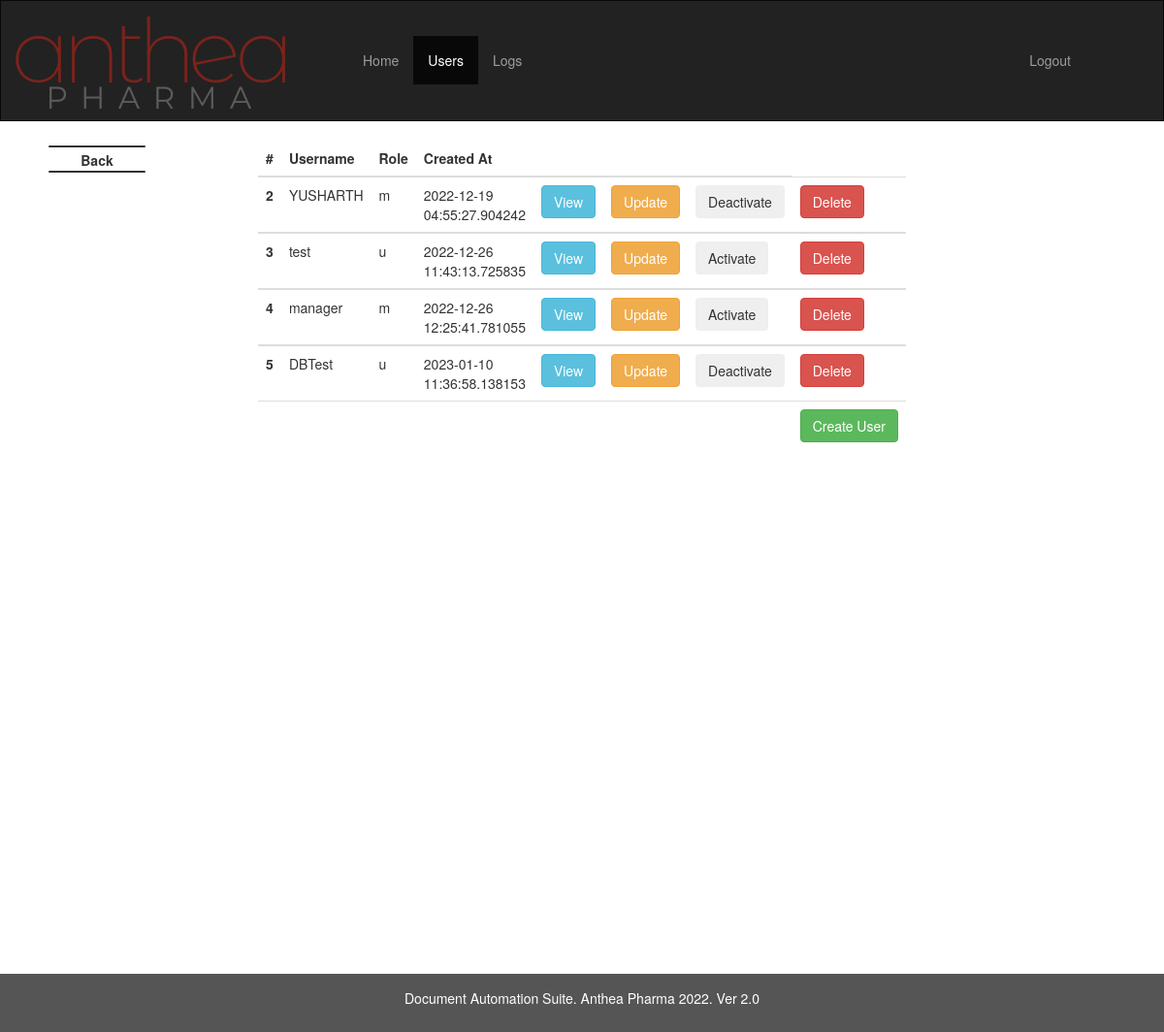
Before: /data (signed in) with the older database file.
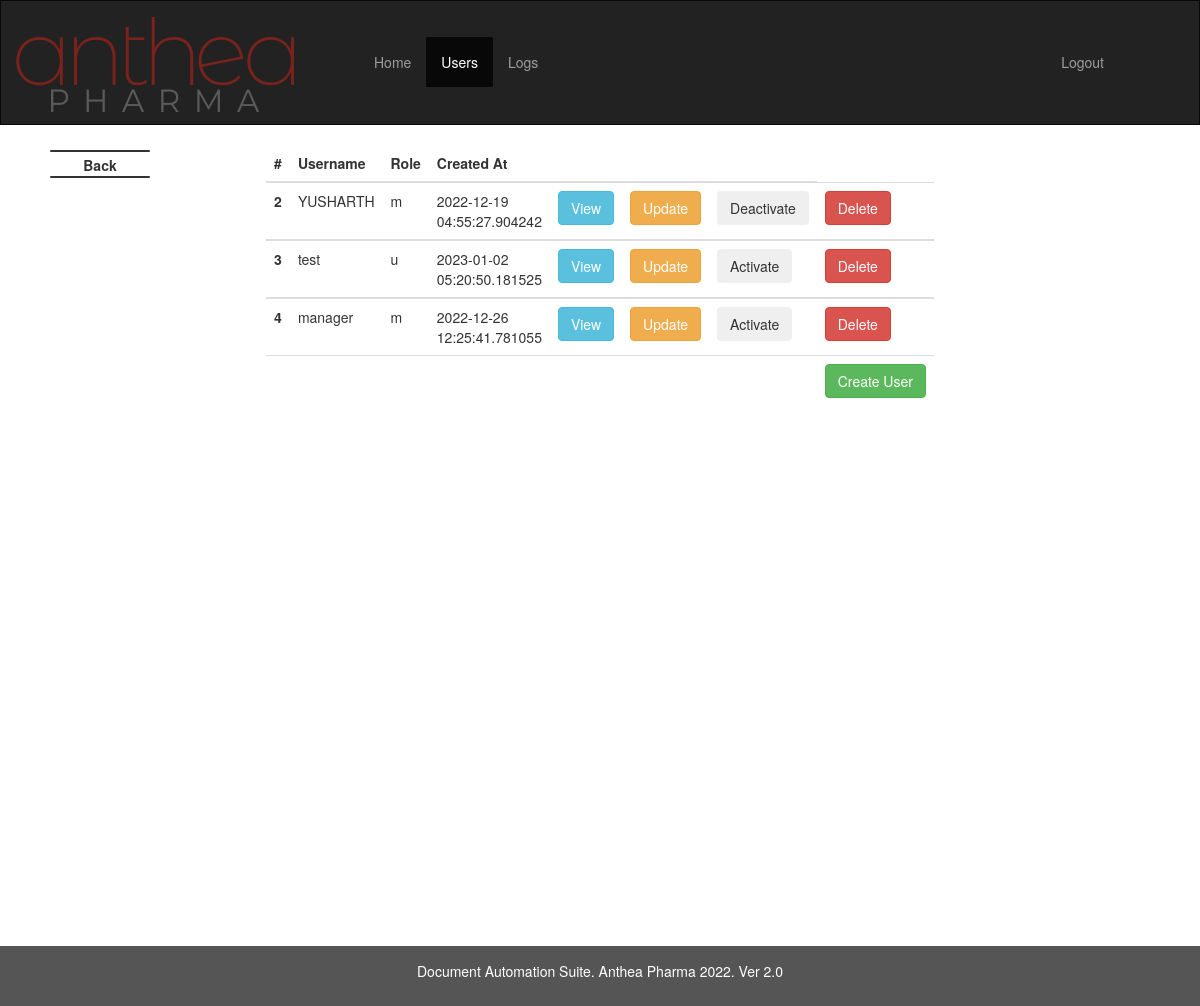
After: the same page with the newer database file.
### imp_calc/models.py (models this page shows, shortened)
class User(db.Model, UserMixin):
    id = db.Column(db.Integer(),primary_key = True)
    is_activate = db.Column(db.Boolean, default=True)
    username = db.Column(db.String(length=12),nullable = False, unique = True)
    role = db.Column(db.String(length=1),nullable=False)
    password_hash = db.Column(db.String(length=60),nullable = False)
    created_at = db.Column(db.DateTime, nullable = False, default= datetime.utcnow)
    logs = relationship("Logs", backref="UserLogs")
    @property
    def is_active(self):
        return self.is_activate
    @property
    def password(self):
        return self.password

### imp_calc/routes.py (the view)
@app.route('/data')
def RetrieveDataList():
    if current_user.role =='a' or current_user.role =='m':
        if current_user.role == 'a':
            users = User.query.all()
        elif current_user.role == 'm':
            users = User.query.filter(User.role.in_(['u', 'm']))
    else:
        flash(f"Please login as admin or manager to see UserManagement Section", category='danger')
        return redirect(url_for('index'))
    return render_template('datalist.html', users = users)

### imp_calc/models.py (called while the page is built)
@login_manager.user_loader
def load_user(user_id):
    return User.query.get(int(user_id))

### imp_calc/templates/datalist.html (shortened to what this page needs)
{% extends 'admin.html' %}
{% block main %}
<table class="table">
  <thead>
    <tr>
      <th scope="col">#</th>
      <th scope="col">Username</th>
      <th scope="col">Role</th>
      <th scope="col">Created At</th>
      <th scope="col"></th>
      <th scope="col"></th>
      <th scope="col"></th>
    </tr>
  </thead>
  {% for user in users %}
  {% if user.id != current_user.id %}
  <tbody>
    <tr>
      <th scope="row">{{user.id}}</th>
      <td>{{user.username}}</td>
      <td>{{user.role}}</td>
      <td>{{user.created_at}}</td>
      <td><a href="data/{{user.id}}" class="btn btn-info" tabindex="1" role="button">View</b></a></td>
      <td><a href="data/{{user.id}}/update" class="btn btn-warning" tabindex="1" role="button">Update</a></td>
      <td>
      <form action="{{url_for('deactivate', user_id=user.id)}}" method="post">
      <button type="button" class="btn btn-outline-secondary" data-toggle="modal" data-target="#statusModal{{user.username}}">
      {% if user.is_activate %}Deactivate{% else %}Activate{% endif %}
      </button>
      </form>
      </td>
      <td><button type="button" class="btn btn-danger" data-toggle="modal" data-target="#exampleModalCenter{{user.username}}">Delete</button>
      </td>
    </tr>
{% endif %}
{% endfor %}
    <tr>
      <td></td>
      <td></td>
      <td></td>
      <td></td>
      <td></td>
      <td></td>
      <td></td>
      <td><a href="{{url_for('register_page')}}" class="btn btn-success" role="button">Create User</a>
</td>
    </tr>
  </tbody>
</table>
<br>
<br>
<br>
<br>
<br>
<br>
<br>
<br>
<br>
<br>
<br>
<br>
<br>
<br>
<br>
<br>
<br>
<br>
<br>
<br>
<br>
<br>
<br>
<br>
<br>
<br>
{% endblock %}

### imp_calc/templates/admin.html (shortened to what this page needs)
{% extends 'base.html' %}
{% block nav %}
<div class="container-fluid">
  <div class="navbar-header">
    <a class="navbar-brand" href="/"><img src="{{ url_for('static', filename='img/logo.png') }}"></a>
  </div>
  <div class="collapse navbar-collapse" id="myNavbar">
    <ul class="nav navbar-nav">
      <li class="nav-item"><a href="/">Home</a></li>
      {% if current_user.role !='u' %}
      <li class="nav-item"><a href="{{ url_for('RetrieveDataList') }}">Users</a></li>
      {% endif %}
      <li class="nav-item"><a href="{{ url_for('RetrieveLogsList') }}">Logs</a></li>
   </ul>
    <ul class="nav navbar-nav navbar-right">
      {% if current_user.is_authenticated %}
      <li class="nav-item"><a href="{{ url_for('logout_page') }}">Logout</a></li>
      {% else %}
      <li class="nav-item"><a href="/">Login</a></li>
      {% endif %}
    </ul>
  </div>
</div>
<div class="backBtn">
      <span class="line tLine"></span>
      <span onclick="window.history.go(-1)" class="label" style="
  position: absolute;
  left: 0px;
  top: 5px;
  width: 100%;
  text-align: center;
  transition: all 0.4s ease;
  font-size: 1em;
  color: #333;
">Back</span>
      <span class="line bLine"></span>
  </div>
{% endblock %}

### imp_calc/templates/base.html (shortened to what this page needs)
<!DOCTYPE html>
<html lang="en">
<head>
  <link rel="stylesheet" href="https://maxcdn.bootstrapcdn.com/bootstrap/3.4.1/css/bootstrap.min.css">
  <link rel="stylesheet" href="{{ url_for('static', filename='css/admin.css') }}">
  <link rel="stylesheet" href="{{ url_for('static', filename='css/back.css') }}">
  <link rel="stylesheet" href="https://code.jquery.com/ui/1.13.1/themes/base/jquery-ui.css">
</head>
<body>
  <nav class="navbar navbar-inverse">
      {% block nav %}{% endblock %}
  </nav>
  <main>
    {% block main %}{% endblock %}
  </main>
  <footer class="container-fluid text-center fixed-bottom">
    <p>Document Automation Suite. Anthea Pharma 2022. Ver 2.0 </p>
  </footer>
</body>

### imp_calc/static/css/back.css (style rules this page uses)
div.backBtn { width: 100px; left: 50px; top: 150px; background-color: #f4f4f4; transition: all 0.4s ease; position: fixed; cursor: pointer; }
span.line { bottom: auto; right: auto; top: auto; left: auto; background-color: #333; border-radius: 10px; width: 100%; left: 0px; height: 2px; display: block; position: absolute; transition: width 0.2s ease 0.1s, left 0.2s ease, transform 0.2s ease 0.3s, background-color 0.2s ease; }
span.tLine { top: 0px; }
span.bLine { top: 26px; }

### imp_calc/templates/base.html (style rules this page uses)
.navbar { margin-bottom: 0; border-radius: 0; }
.table { display: table; margin: auto; width: 50%; margin-top: 20px; margin-bottom: 20px; }
footer { background-color: #555; color: white; padding: 15px; }
.navbar { min-height: 125px; }
.navbar-nav { margin: 35.5px 50px; }

Changed rows visible on the page:
removed User: id "5", username "DBTest", role "u", created_at "2023-01-10 11:36:58.138153", is_activate "Deactivate"
changed User "test": created_at "2022-12-26 11:43:13.725835" → "2023-01-02 05:20:50.181525"
